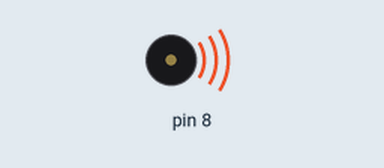
Recording of a sketch running on a simulated Arduino Uno, built with avr-gcc and run on an emulated ATmega328P. Parts: buzzer (waves = sounding).

Above: at 3.5 s.
At 25.7 s:
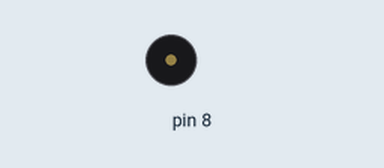
Timing chart, 0 to 27.2 s (numbered marks = the images above):
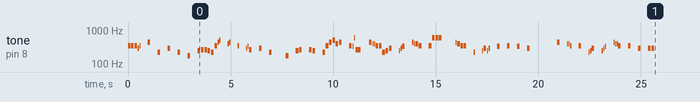

The sketch:

Music.ino
```cpp
#define NOTE_B0  31
#define NOTE_C1  33
#define NOTE_CS1 35
#define NOTE_D1  37
#define NOTE_DS1 39
#define NOTE_E1  41
#define NOTE_F1  44
#define NOTE_FS1 46
#define NOTE_G1  49
#define NOTE_GS1 52
#define NOTE_A1  55
#define NOTE_AS1 58
#define NOTE_B1  62
#define NOTE_C2  65
#define NOTE_CS2 69
#define NOTE_D2  73
#define NOTE_DS2 78
#define NOTE_E2  82
#define NOTE_F2  87
#define NOTE_FS2 93
#define NOTE_G2  98
#define NOTE_GS2 104
#define NOTE_A2  110
#define NOTE_AS2 117
#define NOTE_B2  123
#define NOTE_C3  131
#define NOTE_CS3 139
#define NOTE_D3  147
#define NOTE_DS3 156
#define NOTE_E3  165
#define NOTE_F3  175
#define NOTE_FS3 185
#define NOTE_G3  196
#define NOTE_GS3 208
#define NOTE_A3  220
#define NOTE_AS3 233
#define NOTE_B3  247
#define NOTE_C4  262
#define NOTE_CS4 277
#define NOTE_D4  294
#define NOTE_DS4 311
#define NOTE_E4  330
#define NOTE_F4  349
#define NOTE_FS4 370
#define NOTE_G4  392
#define NOTE_GS4 415
#define NOTE_A4  440
#define NOTE_AS4 466
#define NOTE_B4  494
#define NOTE_C5  523
#define NOTE_CS5 554
#define NOTE_D5  587
#define NOTE_DS5 622
#define NOTE_E5  659
#define NOTE_F5  698
#define NOTE_FS5 740
#define NOTE_G5  784
#define NOTE_GS5 831
#define NOTE_A5  880
#define NOTE_AS5 932
#define NOTE_B5  988
#define NOTE_C6  1047
#define NOTE_CS6 1109
#define NOTE_D6  1175
#define NOTE_DS6 1245
#define NOTE_E6  1319
#define NOTE_F6  1397
#define NOTE_FS6 1480
#define NOTE_G6  1568
#define NOTE_GS6 1661
#define NOTE_A6  1760
#define NOTE_AS6 1865
#define NOTE_B6  1976
#define NOTE_C7  2093
#define NOTE_CS7 2217
#define NOTE_D7  2349
#define NOTE_DS7 2489
#define NOTE_E7  2637
#define NOTE_F7  2794
#define NOTE_FS7 2960
#define NOTE_G7  3136
#define NOTE_GS7 3322
#define NOTE_A7  3520
#define NOTE_AS7 3729
#define NOTE_B7  3951
#define NOTE_C8  4186
#define NOTE_CS8 4435
#define NOTE_D8  4699
#define NOTE_DS8 4978


// notes in the melody:
int melody[] = {
NOTE_F4, NOTE_F4, NOTE_F4, NOTE_D4, NOTE_F4, 0, NOTE_A4, 0, NOTE_A3, 0,
NOTE_D4, 0, NOTE_A3, 0, NOTE_F3, 0, NOTE_B3, NOTE_C4, NOTE_C4, NOTE_B3,
NOTE_A3, NOTE_F4, NOTE_A4, NOTE_B4, 0, NOTE_G4, NOTE_A4, 0, NOTE_F4, 0,
NOTE_D4, NOTE_E4, NOTE_C4, 0, NOTE_D4, 0, NOTE_A3, 0, 0, NOTE_F3,
0, NOTE_B3, NOTE_C4, 0, NOTE_C4, NOTE_B3, 0, NOTE_A3, NOTE_F4,
NOTE_A4, NOTE_B4, NOTE_G4, NOTE_A4, 0, NOTE_F4, NOTE_E4, NOTE_D5, NOTE_C4,
0, NOTE_A4, NOTE_G4, NOTE_G4, NOTE_F4, NOTE_F4, NOTE_A3,
NOTE_B3, NOTE_D4, 0, NOTE_B3, NOTE_D4, NOTE_E4, 0, NOTE_A4, NOTE_G4,
NOTE_G4, NOTE_F4, 0, NOTE_F4, NOTE_D5, NOTE_D5, NOTE_D5, 0, NOTE_A4,
NOTE_G4, NOTE_G4, NOTE_F4, NOTE_F4, 0, NOTE_A3, 0, NOTE_B3, NOTE_D4,
NOTE_B3, NOTE_D4, 0, NOTE_E4, 0, NOTE_F4, 0, NOTE_E4, 0, NOTE_D4, 0,
NOTE_A4, 0, NOTE_G4, NOTE_G4, NOTE_F4, 0, NOTE_F4, 0, NOTE_A3, NOTE_B3,
NOTE_D4, 0, NOTE_B3, NOTE_D4, NOTE_E4, 0, NOTE_A4, NOTE_G4, NOTE_G4,
NOTE_F4, 0, NOTE_F4, 0, NOTE_D4, 0, NOTE_D4, NOTE_D4

};


// note durations: 4 = quarter note, 8 = eighth note, etc.:
int noteDurations[] = {
8, 8, 8, 16, 16, 4, 8, 4, 8, 4,
8, 4, 8, 4, 8, 4, 8, 8, 8, 8,
8, 8, 16, 16, 4, 16, 16, 4, 16, 4,
16, 16, 8, 4, 8, 4, 8, 4, 4, 8, 4,
8, 8, 4, 8, 8, 4, 8, 8, 8, 8, 8, 8,
4, 8, 16, 16, 4, 4, 8, 16, 16, 8, 8,
8, 8, 8, 4, 16, 16, 8, 4, 16, 16, 8,
8, 4, 8, 8, 8, 8, 2, 16, 16, 16, 8,
8, 4, 16, 4, 16, 8, 16, 16, 4, 8, 4,
8, 4, 8, 4, 8, 1, 8, 4, 16, 16, 16, 4,
8, 4, 16, 16, 8, 4, 16, 16, 16, 4, 16,
16, 16, 8, 4, 8, 4, 8, 4, 8, 8

};


void setup() {
int mylen = sizeof(melody)/sizeof(melody[0]);
// iterate over the notes of the melody:
for (int thisNote = 0; thisNote < mylen; thisNote++) {


// to calculate the note duration, take one second divided by the note type.
//e.g. quarter note = 1000 / 4, eighth note = 1000/8, etc.
int noteDuration = 1000 / noteDurations[thisNote];
tone(8, melody[thisNote], noteDuration);


// to distinguish the notes, set a minimum time between them.
// the note's duration + 30% seems to work well:
int pauseBetweenNotes = noteDuration * 1.30;
delay(pauseBetweenNotes);
// stop the tone playing:
noTone(8);
}
}


void loop() {
// no need to repeat the melody.
}
```
